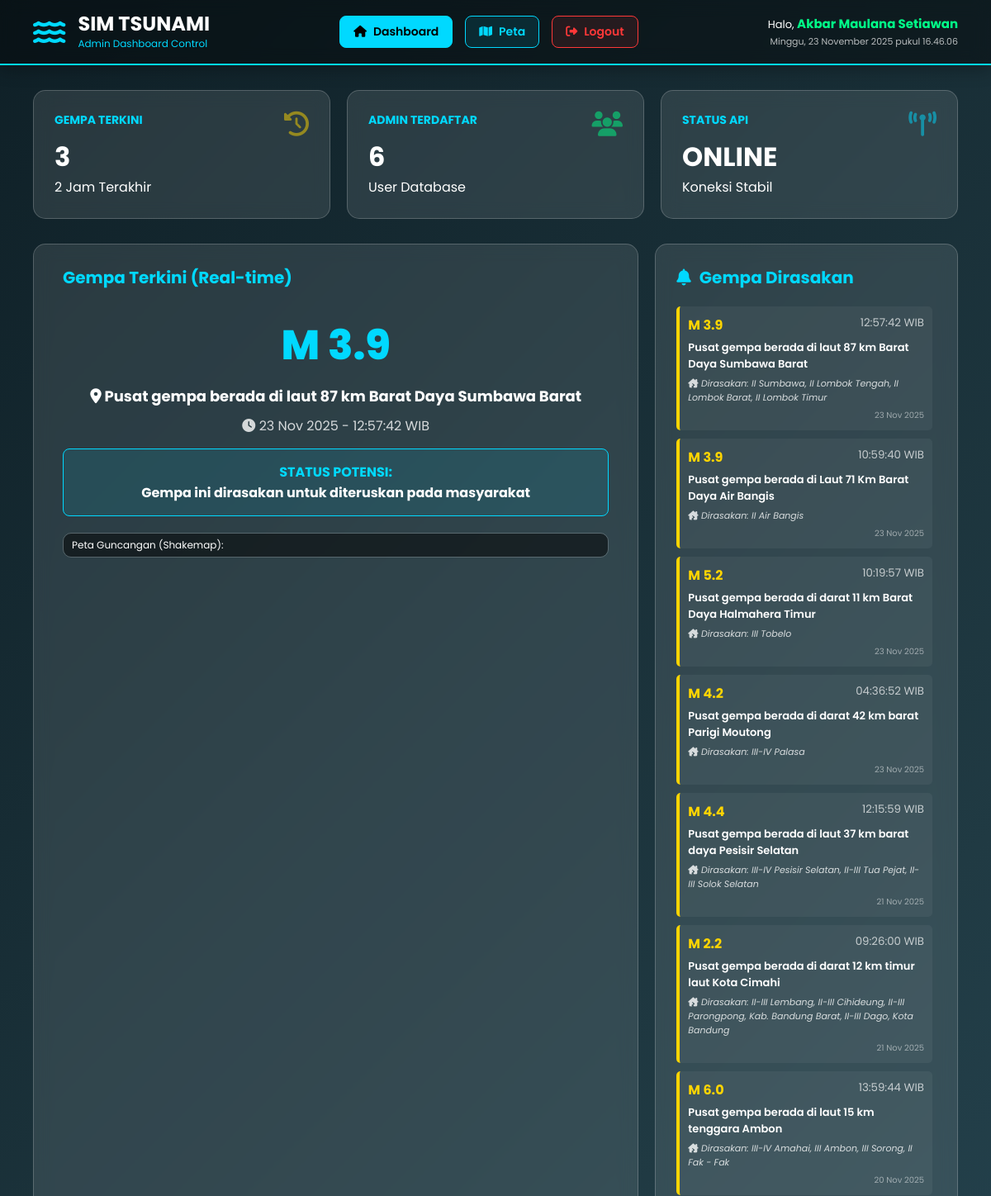
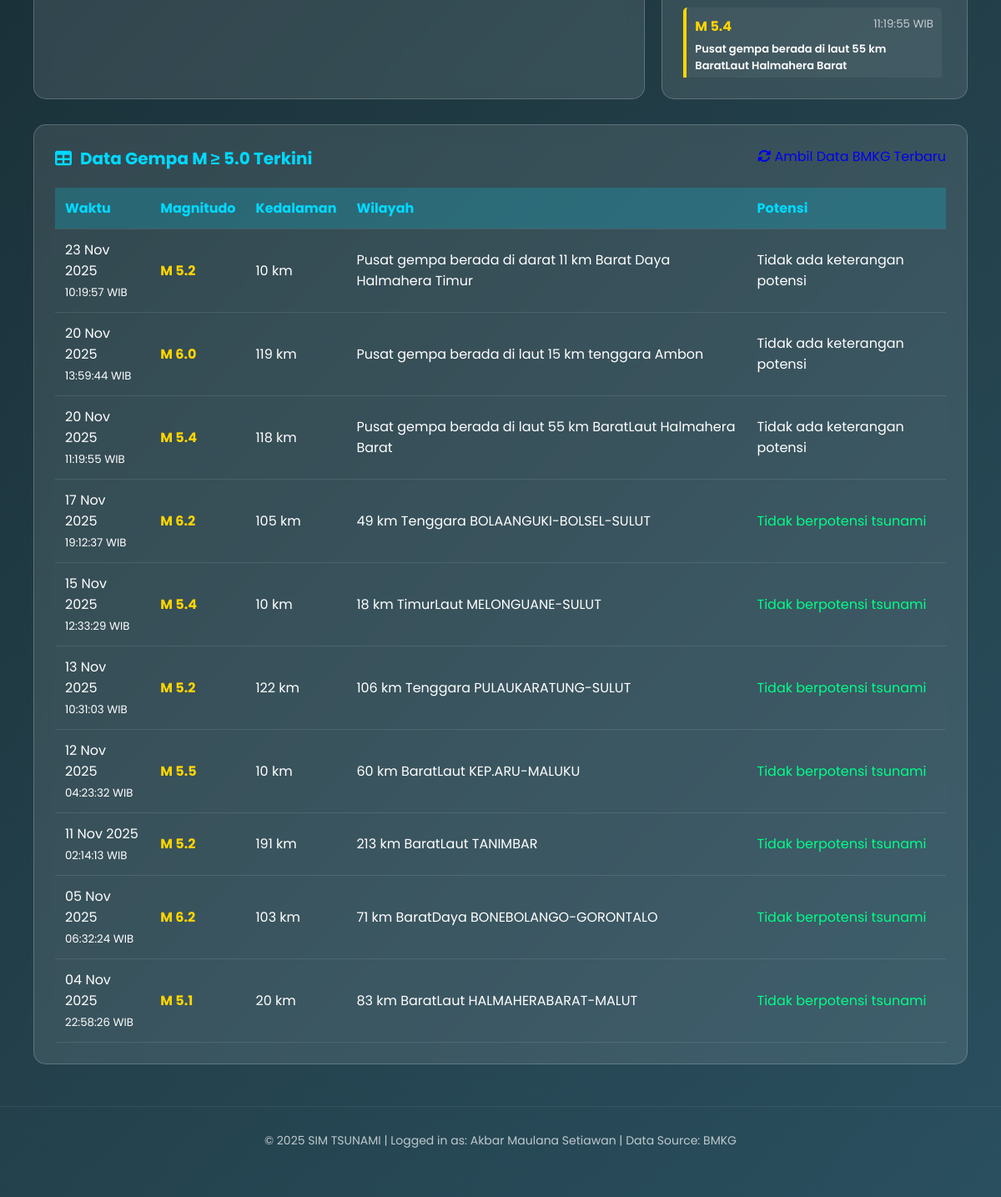
The app's page /homeadmin.php (signed in) with its own data (2 pictures, top to bottom).
### tables this page shows
CREATE TABLE `data_gempa` (
  `id` int NOT NULL,
  `tanggal_jam` datetime NOT NULL,
  `tanggal_text` varchar(50) DEFAULT NULL,
  `jam_text` varchar(50) DEFAULT NULL,
  `magnitude` varchar(10) DEFAULT NULL,
  `kedalaman` varchar(50) DEFAULT NULL,
  `wilayah` text,
  `lintang` varchar(50) DEFAULT NULL,
  `bujur` varchar(50) DEFAULT NULL,
  `potensi` text,
  `dirasakan` text,
  `shakemap` varchar(255) DEFAULT NULL,
  `created_at` timestamp NOT NULL DEFAULT CURRENT_TIMESTAMP
);

### homeadmin.php (the view, shortened to what this page needs)
<?php
include 'koneksi.php';
$query_stat = mysqli_query($conn, "SELECT COUNT(*) as total FROM data_gempa WHERE tanggal_jam >= DATE_SUB(NOW(), INTERVAL 2 HOUR)");
$data_stat  = mysqli_fetch_assoc($query_stat);
$jumlah_gempa_baru = isset($data_stat['total']) ? $data_stat['total'] : 0;
$nama_lengkap   = $_SESSION['nama_lengkap'];
$query_count = mysqli_query($conn, "SELECT COUNT(*) as total FROM admins");
$data_count  = mysqli_fetch_assoc($query_count);
$total_admin = $data_count['total'];
?>
<!DOCTYPE html>
<html lang="id">
<head>
    <link href="https://cdnjs.cloudflare.com/ajax/libs/font-awesome/6.4.0/css/all.min.css" rel="stylesheet">
</head>
<body>
    <div class="header">
        <div class="header-content">
            <div class="logo">
                <i class="fas fa-water"></i>
                <div>
                    <h1>SIM TSUNAMI</h1>
                    <p>Admin Dashboard Control</p>
                </div>
            </div>
            <div class="nav-menu">
                <a href="homeadmin.php" class="nav-btn active">
                    <i class="fas fa-home"></i> Dashboard
                </a>
                <a href="petaadmin.php" class="nav-btn">
                    <i class="fas fa-map"></i> Peta
                </a>
                <a href="logout.php" class="nav-btn btn-logout">
                    <i class="fas fa-sign-out-alt"></i> Logout
                </a>
            </div>
            <div class="user-profile">
                <div style="margin-bottom: 2px;">Halo, <strong><?php echo htmlspecialchars($nama_lengkap); ?></strong></div>
                <div style="font-size: 11px; opacity: 0.7;" id="datetime"></div>
            </div>
        </div>
    </div>
    <div class="container">
        <div id="dashboard-page" class="page-section active">
            <div class="stats-grid">
                <div class="stat-card">
                    <i class="fas fa-history" style="color: #ffd500;"></i>
                    <h3>Gempa Terkini</h3>
                    <div class="value"><?php echo $jumlah_gempa_baru; ?></div>
                    <div class="change">2 Jam Terakhir</div>
                </div>
                <div class="stat-card">
                    <i class="fas fa-users" style="color: #00ff88;"></i>
                    <h3>Admin Terdaftar</h3>
                    <div class="value"><?php echo $total_admin; ?></div>
                    <div class="change">User Database</div>
                </div>
                <div class="stat-card">
                    <i class="fas fa-broadcast-tower" style="color: #00d9ff;"></i>
                    <h3>Status API</h3>
                    <div class="value" id="api-status">ONLINE</div>
                    <div class="change">Koneksi Stabil</div>
                </div>
            </div>
            <div class="main-grid">
                <div class="panel">
                    <h2><i class="fas fa-earthquake"></i> Gempa Terkini (Real-time)</h2>
                    <?php
                    $q_latest = mysqli_query($conn, "SELECT * FROM data_gempa ORDER BY tanggal_jam DESC LIMIT 1");
                    $latest = mysqli_fetch_assoc($q_latest);
                    if ($latest) {
                        $potensi_text = $latest['potensi'];
                    ?>
                        <div id="latest-earthquake" style="text-align: center; padding: 10px;">
                            <h1 style="color: #00d9ff; font-size: 50px; margin: 0; font-weight:800;">
                                M <?php echo $latest['magnitude']; ?>
                            </h1>
                            <h3 style="margin: 10px 0; font-size:18px; color: #fff;">
                                <i class="fas fa-map-marker-alt"></i> <?php echo $latest['wilayah']; ?>
                            </h3>
                            <p style="opacity: 0.8; margin-bottom:15px;">
                                <i class="fas fa-clock"></i> <?php echo $latest['tanggal_text'] . ' - ' . $latest['jam_text']; ?>
                            </p>
                            <div style="margin-top: 15px; padding: 15px; background: rgba(0, 217, 255, 0.1); border: 1px solid #00d9ff; border-radius: 8px;">
                                <strong style="color: #00d9ff;">STATUS POTENSI:</strong><br>
                                <span style="font-size: 16px; font-weight:bold;">
                                    <?php echo $potensi_text; ?>
                                </span>
                            </div>
                            <?php if (!empty($latest['shakemap'])) { ?>
                                <div style="margin-top: 20px; border-radius: 10px; overflow: hidden; border:1px solid rgba(255,255,255,0.2);">
                                    <p style="text-align:left; padding:5px 10px; background:rgba(0,0,0,0.5); font-size:12px;">Peta Guncangan (Shakemap):</p>
                                </div>
                            <?php } ?>
                        </div>
                    <?php } ?>
                </div>
                <div class="panel">
                    <h2><i class="fas fa-bell"></i> Gempa Dirasakan</h2>
                    <div id="felt-earthquakes" style="max-height: 1170px; overflow-y: auto; padding-right:5px;">
                        <?php
                        $q_felt = mysqli_query($conn, "SELECT * FROM data_gempa
                                       WHERE dirasakan != '-'
                                       AND dirasakan IS NOT NULL
                                       ORDER BY tanggal_jam DESC LIMIT 10");
                        if (mysqli_num_rows($q_felt) > 0) {
                            while ($gf = mysqli_fetch_assoc($q_felt)) {
                                $mag = (float)$gf['magnitude'];
                                $alert_class = ($mag >= 5.0) ? 'danger' : 'warning';
                        ?>
                                <div class="alert-item <?php echo $alert_class; ?>" style="margin-bottom: 10px; border-left: 4px solid #ffd500; background: rgba(255,255,255,0.05); padding:10px; border-radius:5px;">
                                    <div style="display:flex; justify-content:space-between; margin-bottom:5px;">
                                        <strong style="color: #ffd500;">M <?php echo $gf['magnitude']; ?></strong>
                                        <small style="opacity:0.7;"><?php echo $gf['jam_text']; ?></small>
                                    </div>
                                    <div style="font-size: 13px; margin-bottom: 5px; font-weight:600;">
                                        <?php echo $gf['wilayah']; ?>
                                    </div>
                                    <div style="font-size: 11px; opacity: 0.8; font-style:italic;">
                                        <i class="fas fa-house-damage"></i> Dirasakan: <?php echo $gf['dirasakan']; ?>
                                    </div>
                                    <div style="font-size: 10px; opacity: 0.5; margin-top:5px; text-align:right;">
                                        <?php echo $gf['tanggal_text']; ?>
                                    </div>
                                </div>
                        <?php
                            }
                        } else {
                            echo "<p style='text-align:center; opacity:0.6; padding:20px;'>Belum ada data gempa dirasakan.<br>Klik tombol 'Ambil Data BMKG' di atas.</p>";
                        }
                        ?>
                    </div>
                </div>
            </div>
            <div class="panel">
                <h2><i class="fas fa-table"></i> Data Gempa M ≥ 5.0 Terkini</h2>
                <a href="sync_gempa.php" class="btn" style="float: right; margin-top: -50px; text-decoration:none;">
                    <i class="fas fa-sync-alt"></i> Ambil Data BMKG Terbaru
                </a>
                <div class="data-table">
                    <table>
                        <thead>
                            <tr>
                                <th>Waktu</th>
                                <th>Magnitudo</th>
                                <th>Kedalaman</th>
                                <th>Wilayah</th>
                                <th>Potensi</th>
                            </tr>
                        </thead>
                        <tbody id="earthquake-data">
                            <?php
                            $query_gempa = mysqli_query($conn, "SELECT * FROM data_gempa WHERE magnitude >= 5.0 ORDER BY tanggal_jam DESC LIMIT 10");
                            if (mysqli_num_rows($query_gempa) > 0) {
                                while ($row = mysqli_fetch_assoc($query_gempa)) {
                                    $potensi_tabel = $row['potensi'];
                                    $warna_potensi = "#fff";
                                    if ($potensi_tabel == '-' || $potensi_tabel == '') {
                                        $potensi_tabel = "<span style='opacity:0.5; font-style:italic;'>Tidak ada info</span>";
                                    } elseif (stripos($potensi_tabel, 'tidak berpotensi') !== false) {
                                        $warna_potensi = "#00ff88";
                                    } elseif (stripos($potensi_tabel, 'potensi tsunami') !== false) {
                                        $warna_potensi = "#ff3838";
                                    }
                                    echo "<tr>";
                                    echo "<td>" . $row['tanggal_text'] . "<br><small>" . $row['jam_text'] . "</small></td>";
                                    echo "<td><strong style='color: #ffd500;'>M " . $row['magnitude'] . "</strong></td>";
                                    echo "<td>" . $row['kedalaman'] . "</td>";
                                    echo "<td>" . $row['wilayah'] . "</td>";
                                    echo "<td style='color: $warna_potensi;'>" . $potensi_tabel . "</td>";
                                    echo "</tr>";
                                }
                            } else {
                                echo "<tr><td colspan='5' style='text-align:center; padding:20px;'>Database kosong. Klik tombol sinkronisasi.</td></tr>";
                            }
                            ?>
                        </tbody>
                    </table>
                </div>
            </div>
        </div>
    </div>
    <div class="footer">
        <p>&copy; 2025 SIM TSUNAMI | Logged in as: <?php echo $nama_lengkap; ?> | Data Source: BMKG</p>
    </div>
</body>
</html>

### homeadmin.php (style rules this page uses)
* { margin: 0; padding: 0; box-sizing: border-box; }
body { font-family: 'Poppins', sans-serif; background: linear-gradient(135deg, #0f2027 0%, #203a43 50%, #2c5364 100%); color: #fff; min-height: 100vh; }
.header { background: rgba(0, 0, 0, 0.4); backdrop-filter: blur(10px); padding: 15px 40px; box-shadow: 0 4px 20px rgba(0, 0, 0, 0.3); border-bottom: 2px solid #00d9ff; position: sticky; top: 0; z-index: 1000; }
.header-content { display: flex; justify-content: space-between; align-items: center; max-width: 1400px; margin: 0 auto; }
.logo { display: flex; align-items: center; gap: 15px; }
.logo i { font-size: 35px; color: #00d9ff; animation: wave 2s ease-in-out infinite; }
.logo h1 { font-size: 24px; font-weight: 700; line-height: 1.2; }
.logo p { font-size: 12px; color: #00d9ff; margin-top: 0; }
.nav-menu { display: flex; gap: 15px; }
.nav-btn { background: rgba(0, 217, 255, 0.1); color: #00d9ff; border: 1px solid #00d9ff; padding: 8px 16px; border-radius: 8px; cursor: pointer; transition: all 0.3s; font-weight: 600; font-size: 14px; text-decoration: none; display: flex; align-items: center; gap: 8px; }
.nav-btn:hover, .nav-btn.active { background: #00d9ff; color: #000; }
.btn-logout { border-color: #ff3838; color: #ff3838; background: rgba(255, 56, 56, 0.1); }
.user-profile { text-align: right; font-size: 13px; }
.user-profile strong { color: #00ff88; font-size: 15px; }
.container { max-width: 1400px; margin: 30px auto; padding: 0 40px; }
.page-section { display: none; animation: fadeIn 0.5s ease; }
.page-section.active { display: block; }
.stats-grid { display: grid; grid-template-columns: repeat(auto-fit, minmax(250px, 1fr)); gap: 20px; margin-bottom: 30px; }
.stat-card { background: rgba(255, 255, 255, 0.1); backdrop-filter: blur(10px); padding: 25px; border-radius: 15px; border: 1px solid rgba(255, 255, 255, 0.2); transition: transform 0.3s; }
.stat-card h3 { font-size: 14px; color: #00d9ff; text-transform: uppercase; margin-bottom: 10px; }
.stat-card .value { font-size: 32px; font-weight: 700; }
.stat-card i { font-size: 30px; float: right; opacity: 0.5; }
.main-grid { display: grid; grid-template-columns: 2fr 1fr; gap: 20px; margin-bottom: 30px; }
.panel { background: rgba(255, 255, 255, 0.1); backdrop-filter: blur(10px); padding: 25px; border-radius: 15px; border: 1px solid rgba(255, 255, 255, 0.2); }
.panel h2 { font-size: 20px; color: #00d9ff; margin-bottom: 20px; display: flex; align-items: center; gap: 10px; }
.data-table { width: 100%; overflow-x: auto; margin-top: 20px; }
.data-table table { width: 100%; border-collapse: collapse; }
.data-table th, .data-table td { padding: 12px; text-align: left; border-bottom: 1px solid rgba(255, 255, 255, 0.1); }
.data-table th { background: rgba(0, 217, 255, 0.2); color: #00d9ff; }
.alert-item { background: rgba(255, 255, 255, 0.05); padding: 15px; border-radius: 10px; margin-bottom: 10px; border-left: 4px solid #00d9ff; }
.alert-item.warning { border-left-color: #ffd500; }
.alert-item.danger { border-left-color: #ff3838; }
.footer { text-align: center; padding: 30px; opacity: 0.7; font-size: 14px; margin-top: 50px; border-top: 1px solid rgba(255, 255, 255, 0.1); }

### records on screen
data_gempa: magnitude "3.9", wilayah "Pusat gempa berada di laut 87 km Barat Daya Sumbawa Barat", tanggal_text "23 Nov 2025", jam_text "12:57:42 WIB", potensi "Gempa ini dirasakan untuk diteruskan pada masyarakat", dirasakan "II Sumbawa, II Lombok Tengah, II Lombok Barat, II Lombok Timur"
data_gempa: magnitude "3.9", jam_text "10:59:40 WIB", wilayah "Pusat gempa berada di Laut 71 Km Barat Daya Air Bangis", dirasakan "II Air Bangis", tanggal_text "23 Nov 2025"
data_gempa: magnitude "5.2", jam_text "10:19:57 WIB", wilayah "Pusat gempa berada di darat 11 km Barat Daya Halmahera Timur", dirasakan "III Tobelo", tanggal_text "23 Nov 2025", kedalaman "10 km", potensi "Tidak ada keterangan potensi"
data_gempa: magnitude "4.2", jam_text "04:36:52 WIB", wilayah "Pusat gempa berada di darat 42 km barat Parigi Moutong", dirasakan "III-IV Palasa", tanggal_text "23 Nov 2025"
data_gempa: magnitude "4.4", jam_text "12:15:59 WIB", wilayah "Pusat gempa berada di laut 37 km barat daya Pesisir Selatan", dirasakan "III-IV Pesisir Selatan, II-III Tua Pejat, II-III Solok Selatan", tanggal_text "21 Nov 2025"
data_gempa: magnitude "2.2", jam_text "09:26:00 WIB", wilayah "Pusat gempa berada di darat 12 km timur laut Kota Cimahi", dirasakan "II-III Lembang, II-III Cihideung, II-III Parongpong, Kab. Bandung Barat, II-III Dago, Kota Bandung", tanggal_text "21 Nov 2025"
data_gempa: magnitude "6.0", jam_text "13:59:44 WIB", wilayah "Pusat gempa berada di laut 15 km tenggara Ambon", dirasakan "III-IV Amahai, III Ambon, III Sorong, II Fak - Fak", tanggal_text "20 Nov 2025", kedalaman "119 km", potensi "Tidak ada keterangan potensi"
data_gempa: magnitude "5.4", jam_text "11:19:55 WIB", wilayah "Pusat gempa berada di laut 55 km BaratLaut Halmahera Barat", tanggal_text "20 Nov 2025", kedalaman "118 km", potensi "Tidak ada keterangan potensi"
data_gempa: tanggal_text "17 Nov 2025", jam_text "19:12:37 WIB", magnitude "6.2", kedalaman "105 km", wilayah "49 km Tenggara BOLAANGUKI-BOLSEL-SULUT", potensi "Tidak berpotensi tsunami"
data_gempa: tanggal_text "15 Nov 2025", jam_text "12:33:29 WIB", magnitude "5.4", kedalaman "10 km", wilayah "18 km TimurLaut MELONGUANE-SULUT", potensi "Tidak berpotensi tsunami"
data_gempa: tanggal_text "13 Nov 2025", jam_text "10:31:03 WIB", magnitude "5.2", kedalaman "122 km", wilayah "106 km Tenggara PULAUKARATUNG-SULUT", potensi "Tidak berpotensi tsunami"
data_gempa: tanggal_text "12 Nov 2025", jam_text "04:23:32 WIB", magnitude "5.5", kedalaman "10 km", wilayah "60 km BaratLaut KEP.ARU-MALUKU", potensi "Tidak berpotensi tsunami"
data_gempa: tanggal_text "11 Nov 2025", jam_text "02:14:13 WIB", magnitude "5.2", kedalaman "191 km", wilayah "213 km BaratLaut TANIMBAR", potensi "Tidak berpotensi tsunami"
data_gempa: tanggal_text "05 Nov 2025", jam_text "06:32:24 WIB", magnitude "6.2", kedalaman "103 km", wilayah "71 km BaratDaya BONEBOLANGO-GORONTALO", potensi "Tidak berpotensi tsunami"
data_gempa: tanggal_text "04 Nov 2025", jam_text "22:58:26 WIB", magnitude "5.1", kedalaman "20 km", wilayah "83 km BaratLaut HALMAHERABARAT-MALUT", potensi "Tidak berpotensi tsunami"

### other values on screen
$nama_lengkap "Akbar Maulana Setiawan"
$jumlah_gempa_baru "3"
$total_admin "6"
